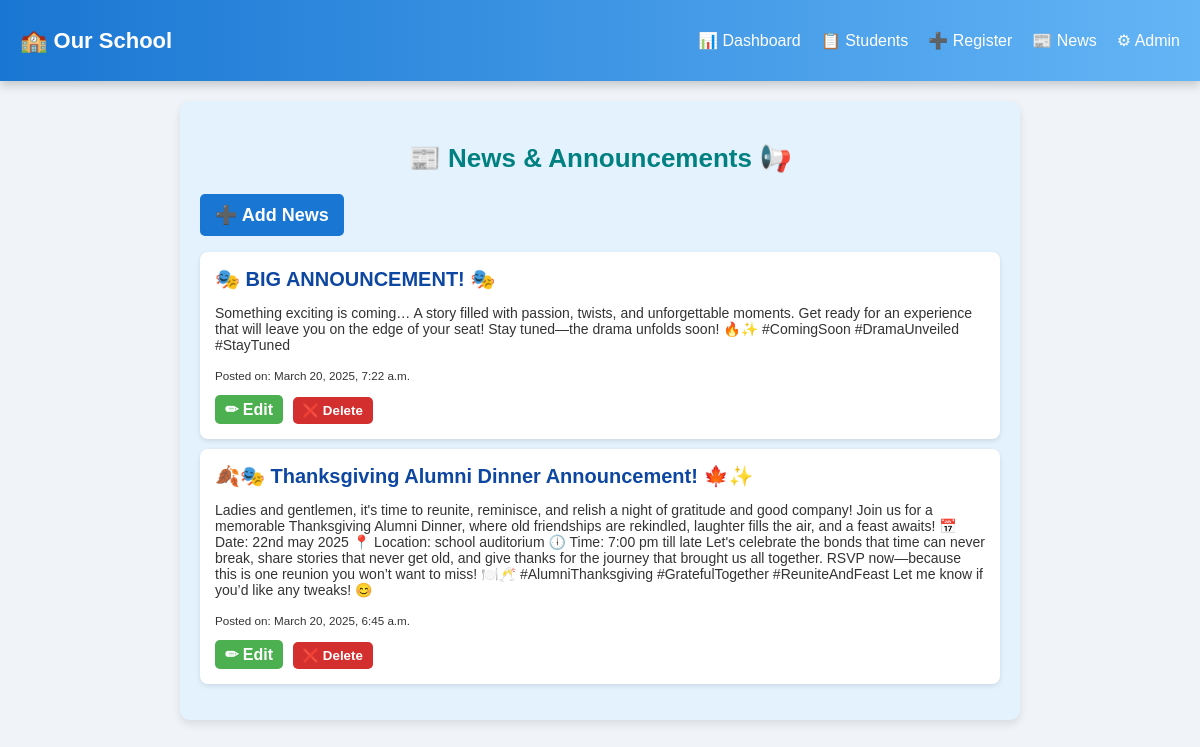
Before: /news/ with the older database file.
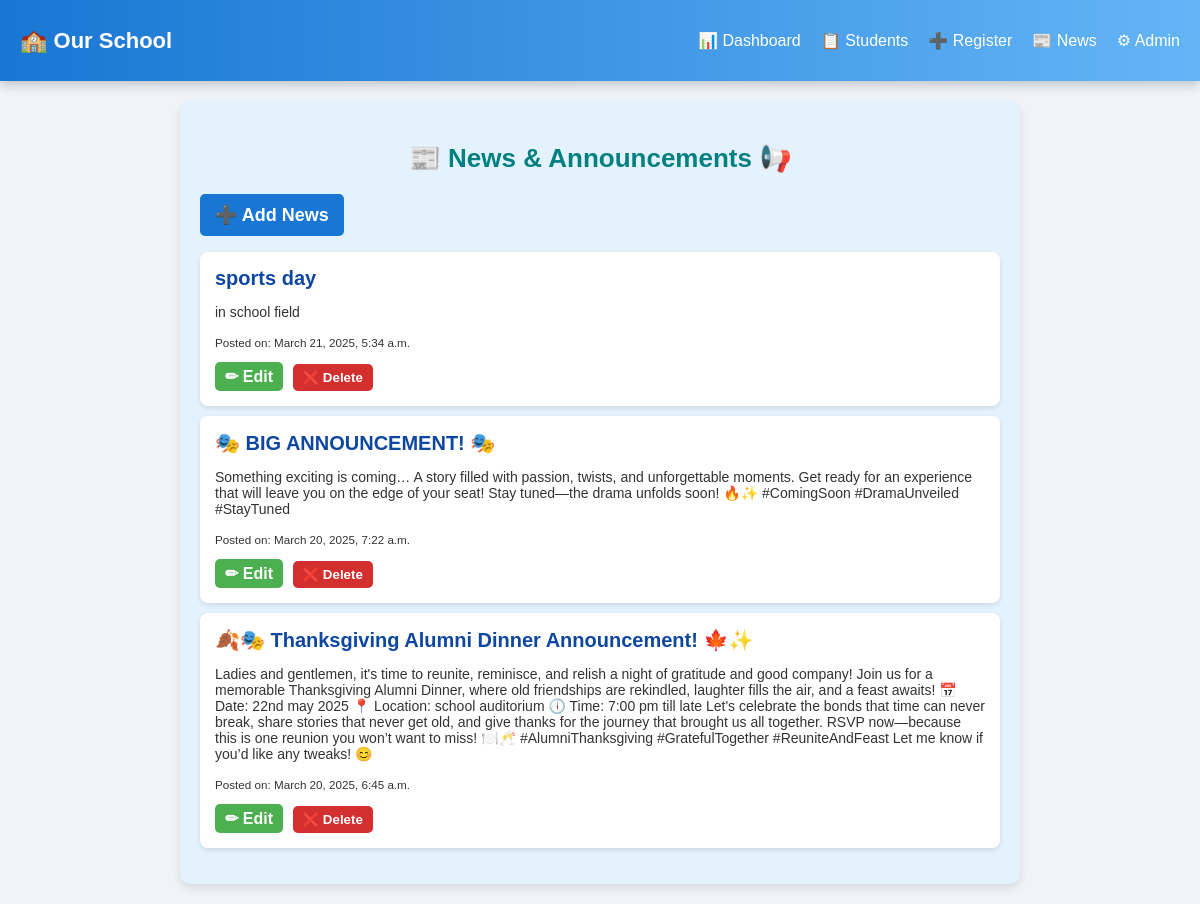
After: the same page with the newer database file.
### school/models.py (models this page shows, shortened)
class News(models.Model):
    title = models.CharField(max_length=255)
    content = models.TextField()
    date_posted = models.DateTimeField(auto_now_add=True)
    is_event = models.BooleanField(default=False)  # True if it's a school event
    event_date = models.DateField(null=True, blank=True)  # Event date (optional)

### school/views.py (the view)
# urls.py: path('news/', views.news_list, name='news_list'),
def news_list(request):
    news = News.objects.order_by('-date_posted')
    return render(request, 'news_list.html', {'news': news})

### school/templates/news_list.html (shortened to what this page needs)
{% extends 'base.html' %}
{% block content %}
<div class="news-container">
    <h2>📰 News & Announcements 📢</h2>
    <a href="{% url 'add_news' %}" class="button">➕ Add News</a>
    <ul class="news-list">
        {% for article in news %}
        <li class="news-item">
            <h3>{{ article.title }}</h3>
            <p>{{ article.content|truncatewords:255}}</p>
            <p><small>Posted on: {{ article.date_posted }}</small></p>
            <a href="{% url 'edit_news' article.id %}" class="edit-btn">✏ Edit</a>
            <form action="{% url 'delete_news' article.id %}" method="post" style="display:inline;">
                <button type="submit" class="delete-btn" onclick="return confirm('Are you sure?')">❌ Delete</button>
            </form>
        </li>
        {% empty %}
        <p>No news available.</p>
        {% endfor %}
    </ul>
</div>
{% endblock %}

Changed rows visible on the page:
added News: title "sports day", content "in school field", date_posted "March 21, 2025, 5:34 a.m."
